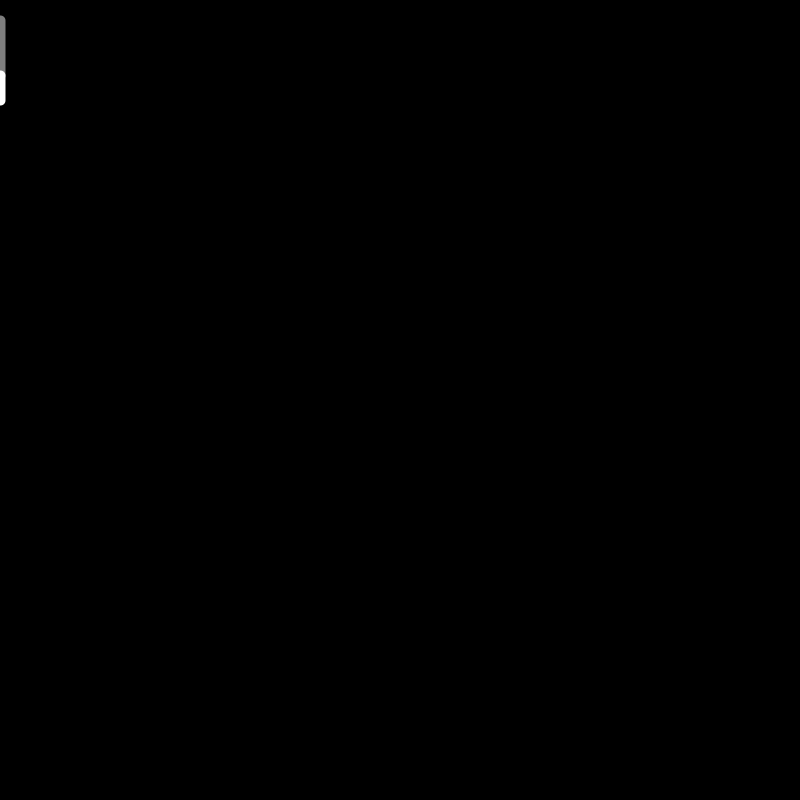
Frame 1 (no input)
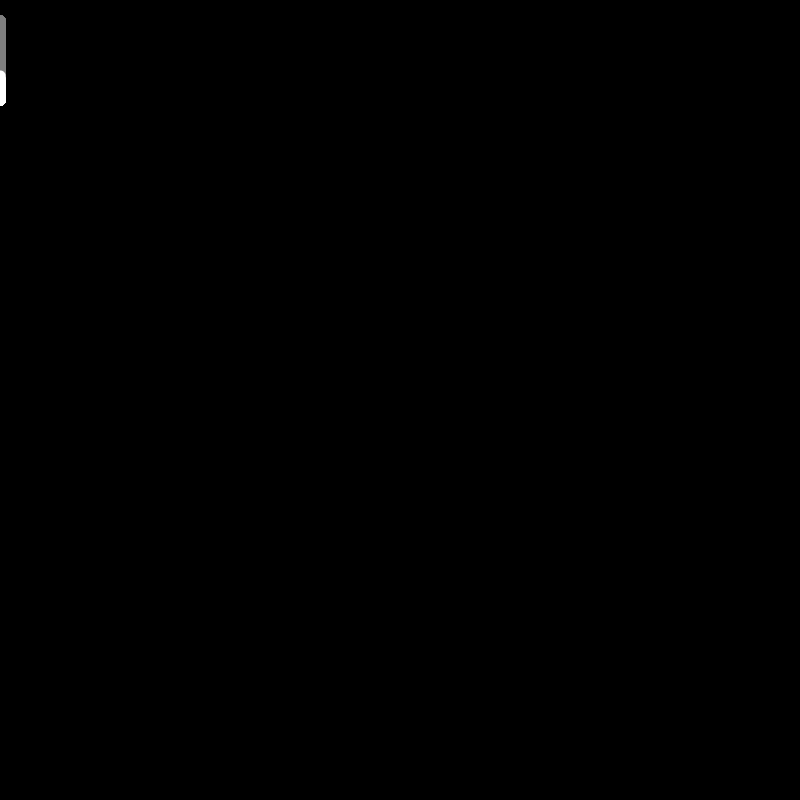
Frame 60 (the mouse pressed at the canvas centre just before this capture)
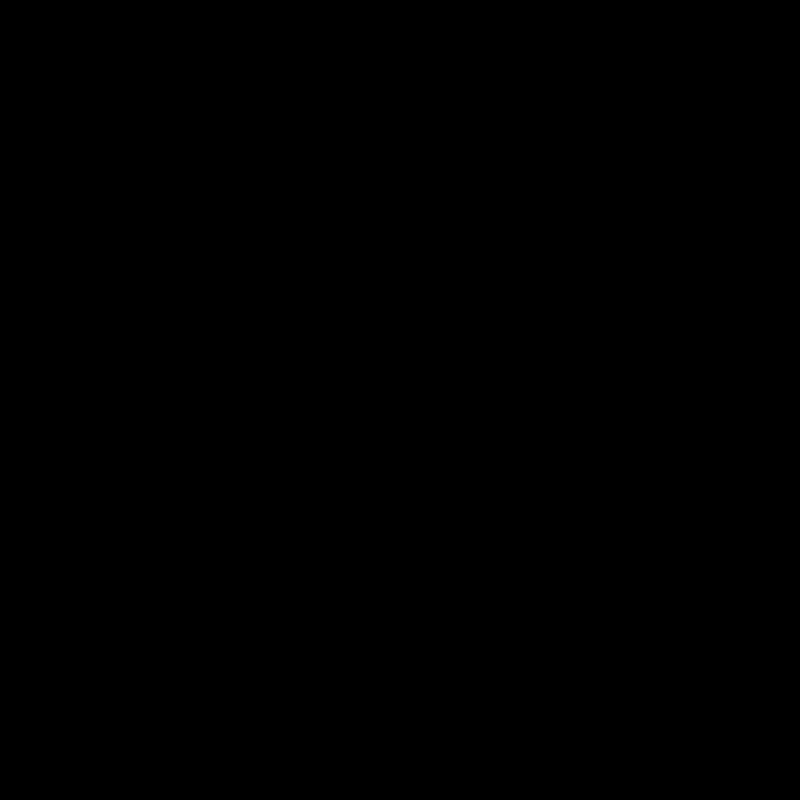
Frame 120 (the mouse held since frame 60 and released just before this capture)

The Processing sketch that drew these frames (run headless with seeded random() and noise(); from frame 60 on, the mouse is pressed at the canvas centre):

// Processing sketch: processing_99280
// ── processing_99280.pde

void setup(){
  size(800,800);
    background(0);
    smooth();

}

void draw() {
  stroke(mouseX, mouseY, mouseX-mouseY);
  line(mouseX, mouseY, mouseX, mouseY);
  stroke(126);
  strokeWeight(10);
  line(mouseX, 20, mouseX, 75);
  stroke(255);
  line(mouseX, 100, mouseX, 75);
  
  if (mousePressed==true) {
    background(0);
  }
}
